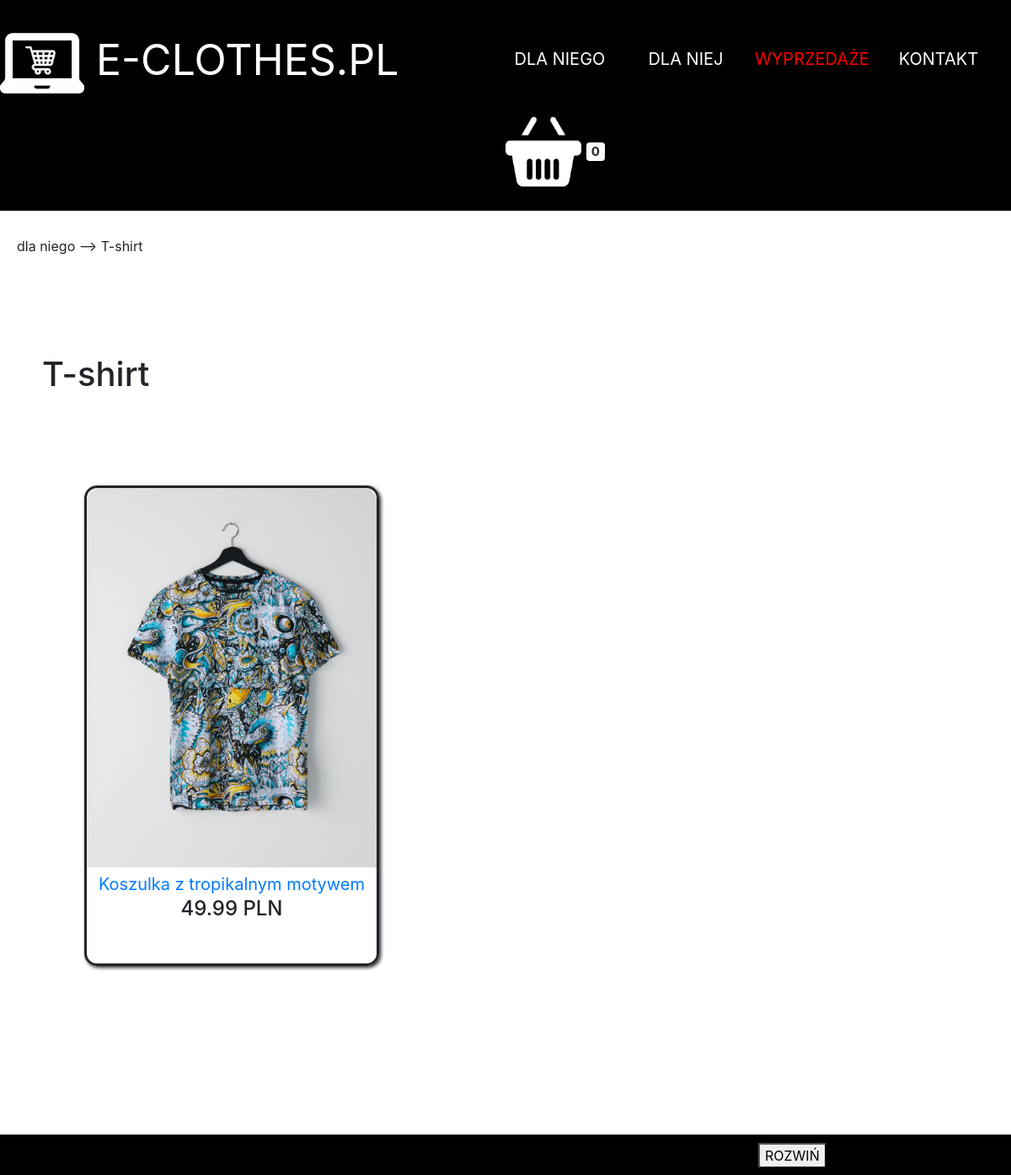
The app's page /kategorie/dla-niego/t-shirt/ with its own data.
### products/models.py (models this page shows, shortened)
class Category(models.Model):
      title = models.CharField(max_length=50)
      text = models.TextField(null=True, blank=True)
      slug = models.SlugField(unique= True)
      active = models.BooleanField(default=True)

class ProductImage(models.Model):
    product = models.ForeignKey(product, on_delete=models.CASCADE)
    image = models.ImageField(upload_to='img/')
    thumbnail = models.BooleanField(default=False)

class product(models.Model):
    title = models.CharField(max_length=50)
    text = models.TextField()
    category = models.ManyToManyField(Category, null=True, blank=True)
    price = models.DecimalField(decimal_places=2, max_digits=100)
    sale_price = models.DecimalField(decimal_places=2, max_digits=100,\
                                                    null=True, blank=True)
    slug = models.SlugField(unique= True)

### products/views.py (the view)
# urls.py: re_path(r'^kategorie/(?P<slug>[\w-]+)/(?P<slug2>[\w-]+)/$', views.subcat, name='subcat'),
def subcat (request, slug, slug2):
    template = "products/kategoria.html"
    products = product.objects.filter(category__slug=slug)
    products = products.filter(category__slug=slug2)
    category = Category.objects.get(slug=slug)
    subcategory = Category.objects.get(slug=slug2)
    context =  {'product': products,'category': category, 'subcategory':subcategory}
    return render(request,template,context)

### templates/products/kategoria.html (shortened to what this page needs)
{%extends 'base.html'%}
{%load static%}
{%block main%}
<main>
    {%if subcategory %}
     <p style="padding-top: 30px; padding-left: 20px;">{{category.title}} --> {{subcategory.title}}   </p>
    {%endif%}
<h1 style="padding-top: 100px; padding-left: 50px;">{{subcategory.title}}</h1>
<div class="produkty">
    {% for p in product %}
    {%for category in  p.category.all %}
    {% if category.slug == 'dla-niego'  %}
    <div class="kurtka" >
        {%for item in p.productimage_set.all%}
        {%if item.thumbnail %}
        <img src="{{item.image.url}}" width="100%" height="450px" class="cover zdjecie"  >
        {%endif%}
        {%endfor%}
        <div class="nazwa_produktu"  ><a  class="nazwa_produktu" href='/produkty/{{p.slug}}' > {{p.title}} </a> </div>
    <div> {%if p.sale_price%}
        <span class="pomarancz">{{ p.sale_price}}PLN</span> <del>{{p.price}}PLN </del>
        {%else%}
        <h4>{{p.price}} PLN</h4>
        {%endif%} </a> </div>
    </div>
    {%endif%}
    {%endfor%}
    {%endfor%}
  </div>
</main>
{%include "footer.html"%}
{%endblock main%}

### static/sass/style.css (style rules this page uses)
main { margin: 0; padding: 0; width: 100%; height: auto; }
.cover { -o-object-fit: cover; object-fit: cover; }
.produkty { display: -ms-grid; display: grid; -ms-grid-columns: (1fr)[4]; grid-template-columns: repeat(4, 1fr); width: 80%; height: auto; margin-right: 10%; padding-top: 100px; padding-bottom: 150px; }
.kurtka { width: 350px; height: 570px; border: solid; border-radius: 15px; margin-left: 100px; text-align: center; -webkit-box-shadow: 2px 2px 4px; box-shadow: 2px 2px 4px; margin-bottom: 50px; }
.nazwa_produktu { text-align: center; font-size: 20px; padding-top: 5px; }
.zdjecie { border-top-left-radius: 15px; border-top-right-radius: 15px; }

### records on screen
Category: title "dla niego"
Category: title "T-shirt"
product: title "Koszulka z tropikalnym motywem", price "49.99"
ProductImage: image (picture)
